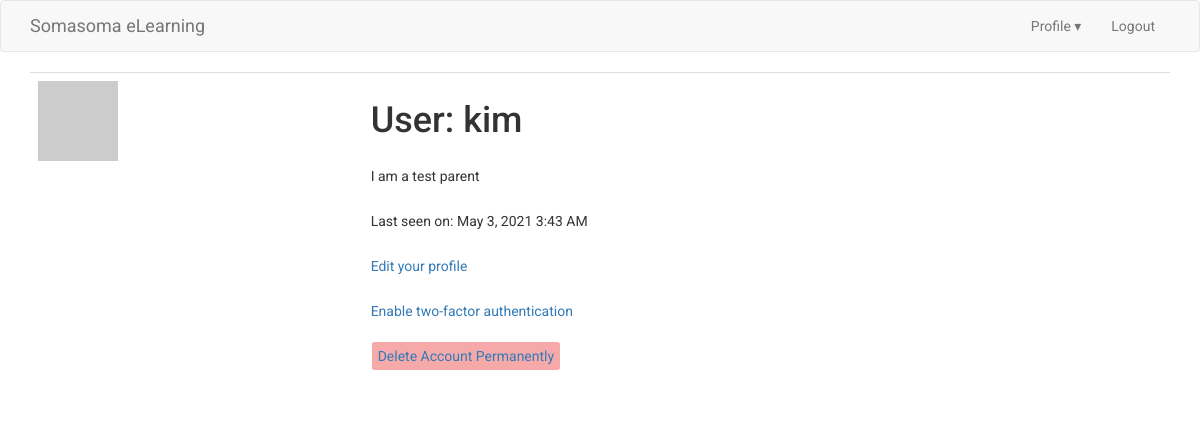
Page /profile/parent/kim (signed in) on the earlier database version.
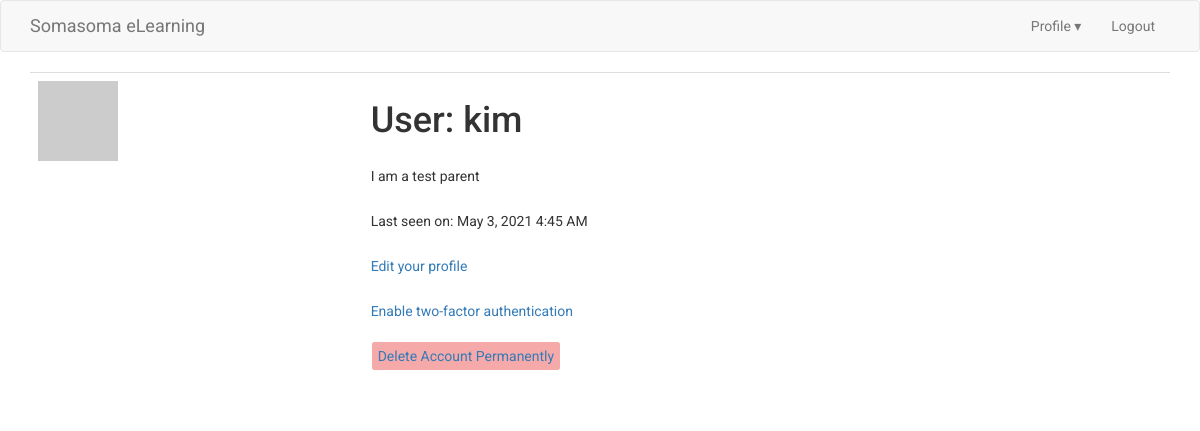
Same page on the later database version.
### app/models.py (models this page shows, shortened)
class Parent(UserMixin, db.Model):
    id = db.Column(db.Integer, primary_key=True)
    first_name = db.Column(db.String(64),
                           index=True,
                           unique=True,
                           nullable=False
                           )
    last_name = db.Column(db.String(64),
                          index=True,
                          unique=True,
                          nullable=False
                          )
    username = db.Column(db.String(64),
                         index=True,
                         unique=True,
                         nullable=False
                         )
    email = db.Column(db.String(120),
                      index=True,
                      unique=True,
                      nullable=False
                      )
    verification_phone = db.Column(db.String(16))
    password_hash = db.Column(db.String(128))
    about_me = db.Column(db.String(300))
    last_seen = db.Column(db.DateTime, default=datetime.utcnow)
    def avatar(self, size):
        digest = md5(self.email.lower().encode('utf-8')).hexdigest()
        return f'https://www.gravatar.com/avatar/{digest}?d=identicon&s={size}'
    def two_factor_enabled(self):
        return self.verification_phone is not None

class Student(UserMixin, db.Model):
    id = db.Column(db.Integer, primary_key=True)
    first_name = db.Column(db.String(64),
                           index=True,
                           unique=True,
                           nullable=False
                           )
    last_name = db.Column(db.String(64),
                          index=True,
                          unique=True,
                          nullable=False
                          )
    username = db.Column(db.String(64),
                         index=True,
                         unique=True,
                         nullable=False
                         )
    email = db.Column(db.String(120),
                      index=True,
                      unique=True,
                      nullable=False
                      )
    verification_phone = db.Column(db.String(16))
    password_hash = db.Column(db.String(128))
    about_me = db.Column(db.String(300))
    last_seen = db.Column(db.DateTime, default=datetime.utcnow)
    comments = db.relationship('StudentComment',
                               backref='author',
                               lazy='dynamic'
                               )

### app/routes.py (the view)
@app.route('/profile/parent/<username>')
@login_required
def parent_profile(username):
    parent = Parent.query.filter_by(username=username).first_or_404()
    return render_template('parent_profile.html',
                           parent=parent,
                           title='Parent Profile'
                           )

### app/models.py (called while the page is built)
@login.user_loader
def student_load_user(id):
    return Student.query.get(int(id))

### app/routes.py (called while the page is built)
@app.before_request
def before_request():
    if current_user.is_authenticated:
        current_user.last_seen = datetime.utcnow()
        db.session.commit()

### app/templates/parent_profile.html
{% extends 'base.html' %}
{% block app_content %}
<div class="row">
    <div class="col-md-12">
        <table class="table table-hover">
            <tr valign='top'>
                <td><img src="{{ parent.avatar(128) }}"></td>
                <td>
                    <h1>User: {{ parent.username }}</h1>
                    {% if parent.about_me %}
                        <p>
                            {{ parent.about_me }}
                        </p>
                    {% endif %}
                    {% if parent.last_seen %}
                        <p>
                            Last seen on: {{ moment(current_user.last_seen).format('LLL') }}
                        </p>
                    {% endif %}
                    {% if parent %}
                        <p>
                            <a href="{{ url_for('edit_parent_profile', username=parent.username) }}">
                                Edit your profile
                            </a>
                        </p>
                    {%endif%}
                    {% if not parent.two_factor_enabled() %}
                        <p>
                            <a href="{{ url_for('parent_enable_2fa', username=parent.username) }}">Enable two-factor authentication</a>
                        </p>
                    {% else %}
                        <p>
                            <a href="{{ url_for('parent_disable_2fa', username=parent.username) }}">Disable two-factor authentication</a>
                        </p>
                    {% endif %}
                    <p>
                        <span class="danger-warning">
                            <a href="{{ url_for('delete_parent_account', username=parent.username) }}">Delete Account Permanently</a>
                        </span>
                    </p>
                </td>
            </tr>
        </table>
    </div>
</div>
{% endblock %}

### app/templates/base.html (shortened to what this page needs)
{% extends 'bootstrap/base.html' %}
{% block head %}
    {{ super() }}
    <link rel="stylesheet" href="https://cdnjs.cloudflare.com/ajax/libs/intl-tel-input/16.0.4/css/intlTelInput.css">
{% endblock %}
{% block styles %}
    {{ super() }}
    <link rel="stylesheet" type="text/css" href="{{ url_for('static', filename='css/styles.css') }}">
{% endblock %}
{% block navbar %}
    <nav class="navbar navbar-default">
        <div class="container">
            <div class="navbar-header">
                <a class="navbar-brand" href="{{ url_for('home') }}">Somasoma eLearning</a>
            </div>
            <div class="collapse navbar-collapse" id="bs-example-navbar-collapse-1">
                <ul class="nav navbar-nav navbar-right">
                        {% if current_user.is_anonymous %}
                            <li><a href="#about">About</a></li>
                            <li><a href="#explore">Courses</a></li>
                            <li><a href="#contact">Contact</a></li>
                        {% else %}
                            {% if parent %}
                                <li class="nav-item dropdown">
                                    <a class="nav-link dropdown-toggle" href="{{ url_for('parent_profile', username=parent.username) }}" id="navbarDropdown" role="button" data-toggle="dropdown" aria-haspopup="true" aria-expanded="false">
                                      Profile &#9662;
                                    </a>
                                </li>
                            {% endif %}
                            <li><a href="{{ url_for('logout') }}">Logout</a></li>
                        {% endif %}
                    </ul>
            </div>
        </div>
    </nav>
{% endblock %}
{% block content %}
    <div class="container">
        {% block app_content %}{% endblock %}
    </div>
{% endblock %}

### app/static/css/styles.css (style rules this page uses)
body { font-family: 'Roboto', sans-serif; }
p { margin-top: 10px; margin-bottom: 10px; padding-top: 15px; }
.danger-warning { border: 1px solid #F5A9A9; background-color: #F5A9A9; margin-left: 1px; }
.danger-warning, .deactivate-warning { border-radius: 3px; padding: 5px; }
.dropdown { position: relative; display: inline-block; }

Differences in the rows shown:
changed Student: last_seen "May 3, 2021 3:43 AM" → "May 3, 2021 4:45 AM"
